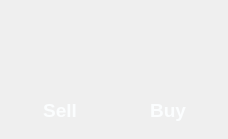
<?xml version="1.0" encoding="UTF-8"?>
<ui version="4.0">
 <class>OrderWindow</class>
 <widget class="QMainWindow" name="OrderWindow">
  <property name="geometry">
   <rect>
    <x>0</x>
    <y>0</y>
    <width>228</width>
    <height>139</height>
   </rect>
  </property>
  <property name="windowTitle">
   <string>MainWindow</string>
  </property>
  <widget class="QWidget" name="centralwidget">
   <layout class="QGridLayout" name="centralWidget">
    <item row="0" column="0">
     <layout class="QGridLayout" name="mainLayout" columnminimumwidth="1,0,1">
      <item row="1" column="0">
       <widget class="QLabel" name="bidPrice">
        <property name="font">
         <font>
          <pointsize>18</pointsize>
         </font>
        </property>
       </widget>
      </item>
      <item row="1" column="2">
       <widget class="QLabel" name="askPrice">
        <property name="font">
         <font>
          <pointsize>18</pointsize>
         </font>
        </property>
        <property name="alignment">
         <set>Qt::AlignRight|Qt::AlignTrailing|Qt::AlignVCenter</set>
        </property>
       </widget>
      </item>
      <item row="1" column="1">
       <widget class="QLabel" name="spread">
        <property name="alignment">
         <set>Qt::AlignCenter</set>
        </property>
       </widget>
      </item>
      <item row="2" column="0" colspan="3">
       <layout class="QHBoxLayout" name="buySellButtonsLayout">
        <item>
         <widget class="QPushButton" name="sell">
          <property name="sizePolicy">
           <sizepolicy hsizetype="Fixed" vsizetype="Fixed">
            <horstretch>0</horstretch>
            <verstretch>0</verstretch>
           </sizepolicy>
          </property>
          <property name="minimumSize">
           <size>
            <width>100</width>
            <height>40</height>
           </size>
          </property>
          <property name="maximumSize">
           <size>
            <width>125</width>
            <height>40</height>
           </size>
          </property>
          <property name="font">
           <font>
            <pointsize>14</pointsize>
            <weight>75</weight>
            <bold>true</bold>
           </font>
          </property>
          <property name="styleSheet">
           <string notr="true">background-color: rgb(230, 59, 1);
color: rgb(251, 253, 254);</string>
          </property>
          <property name="text">
           <string>Sell</string>
          </property>
          <property name="flat">
           <bool>true</bool>
          </property>
         </widget>
        </item>
        <item>
         <widget class="QPushButton" name="buy">
          <property name="sizePolicy">
           <sizepolicy hsizetype="Fixed" vsizetype="Fixed">
            <horstretch>0</horstretch>
            <verstretch>0</verstretch>
           </sizepolicy>
          </property>
          <property name="minimumSize">
           <size>
            <width>100</width>
            <height>40</height>
           </size>
          </property>
          <property name="maximumSize">
           <size>
            <width>125</width>
            <height>40</height>
           </size>
          </property>
          <property name="font">
           <font>
            <pointsize>14</pointsize>
            <weight>75</weight>
            <bold>true</bold>
           </font>
          </property>
          <property name="styleSheet">
           <string notr="true">background-color: rgb(0, 146, 68);
color: rgb(251, 253, 254);</string>
          </property>
          <property name="text">
           <string>Buy</string>
          </property>
          <property name="flat">
           <bool>true</bool>
          </property>
         </widget>
        </item>
       </layout>
      </item>
      <item row="0" column="0" colspan="3">
       <layout class="QHBoxLayout" name="headerLayout">
        <property name="spacing">
         <number>6</number>
        </property>
        <item>
         <widget class="QLabel" name="symbol">
          <property name="sizePolicy">
           <sizepolicy hsizetype="Minimum" vsizetype="Preferred">
            <horstretch>0</horstretch>
            <verstretch>0</verstretch>
           </sizepolicy>
          </property>
          <property name="font">
           <font>
            <pointsize>11</pointsize>
            <weight>75</weight>
            <bold>true</bold>
           </font>
          </property>
         </widget>
        </item>
        <item>
         <layout class="QVBoxLayout" name="symbolDatailsLayout">
          <item>
           <widget class="QLabel" name="source">
            <property name="alignment">
             <set>Qt::AlignLeading|Qt::AlignLeft|Qt::AlignTop</set>
            </property>
           </widget>
          </item>
          <item>
           <widget class="QLabel" name="fullSymbol">
            <property name="sizePolicy">
             <sizepolicy hsizetype="Minimum" vsizetype="Preferred">
              <horstretch>0</horstretch>
              <verstretch>0</verstretch>
             </sizepolicy>
            </property>
            <property name="alignment">
             <set>Qt::AlignBottom|Qt::AlignLeading|Qt::AlignLeft</set>
            </property>
           </widget>
          </item>
         </layout>
        </item>
        <item>
         <spacer name="horizontalSpacer">
          <property name="orientation">
           <enum>Qt::Horizontal</enum>
          </property>
          <property name="sizeHint" stdset="0">
           <size>
            <width>40</width>
            <height>20</height>
           </size>
          </property>
         </spacer>
        </item>
        <item>
         <widget class="QLabel" name="lastTime">
          <property name="font">
           <font>
            <pointsize>11</pointsize>
           </font>
          </property>
          <property name="alignment">
           <set>Qt::AlignRight|Qt::AlignTrailing|Qt::AlignVCenter</set>
          </property>
         </widget>
        </item>
       </layout>
      </item>
     </layout>
    </item>
   </layout>
  </widget>
 </widget>
 <resources/>
 <connections/>
</ui>
